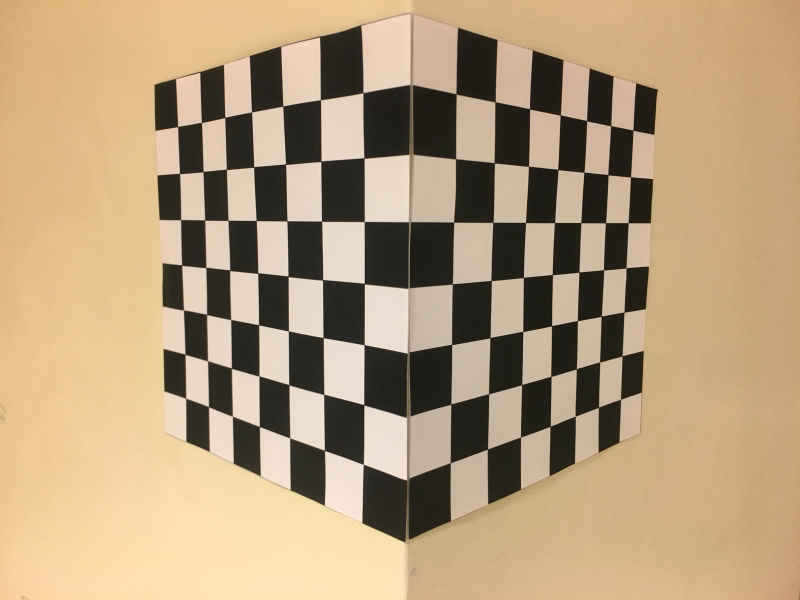
#> input picture notebooks/module_06/data/checkerboard.png, 1600 x 1200 px (shown at 1/2 size)
$ jupyter execute --allow-errors 06_camera_calibration.ipynb   (shell and % lines are left out)
#> lines starting #> are read from the running program, lines starting #| are printed output that depends on the picture
[cell 1]
import cv2
import matplotlib.pyplot as plt
import numpy as np

plt.rcParams['figure.figsize'] = (12, 9)

# Camera Calibration

In this notebook we will explore a quick example of camera calibration using a 3D object.

First, load the image.

[cell 2]
img_path = 'data/checkerboard.png'
img = plt.imread(img_path)[:, :, :3]

plt.imshow(img)
plt.show()

Calibration works by relating pixel coordinates on the image to real world coordinates in some world frame. In order to do this, we need to find points in the image of which we know the real world coordinates. Calibration objects are nice in that they have well defined features that can serve as these points, with measured coordinates for these features. Shown above is our calibration object. Each smaller square has dimensions 18mm x 18mm.

(2 points) Convert the image to grayscale, and use OpenCV's `cv2.cornerHarris()` to find the corners of the pattern in the calibration object. `cv2.cornerHarris()` returns a heatmap of "cornerness" scores. Pick a threshold on the scores. Display the thresholded scores by making a copy of the heatmap, setting all pixels with strong response to 1.0 and others to 0.0.

Now that we have found the corners of the object, we need to know the pixel coordinates and the coordinates in the real world. Below are pixel coordinates corresponding to six of the corners of the calibration object. We can mark their locations in the image.

[cell 3]
corners = [
    (648, 789),
    (729, 690),
    (519, 753),
    (1044, 770),
    (976, 899),
    (908, 445),
]

plt.imshow(img)
for x, y in corners:
    plt.plot(x, y, color=(0, 1, 0), marker='o', markersize=10)
plt.show()
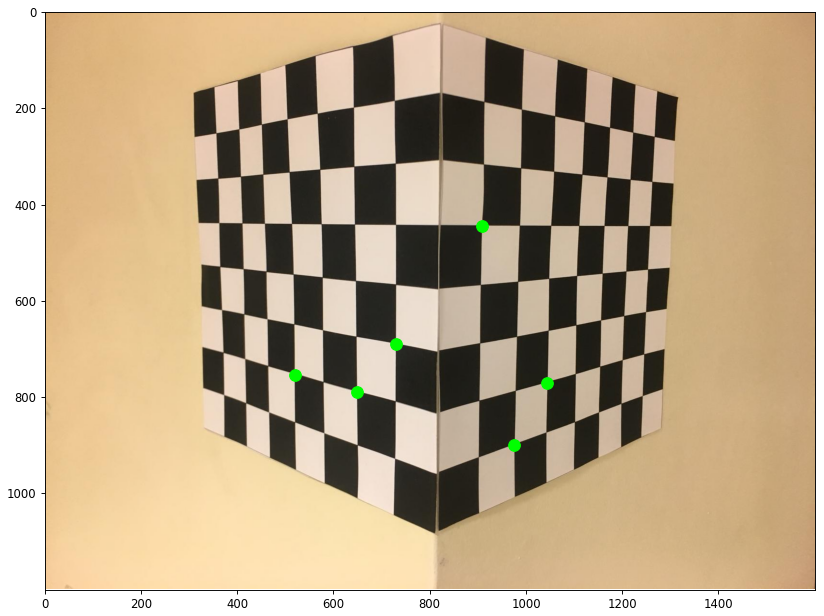
#> figure drawn by matplotlib, 1 panel
